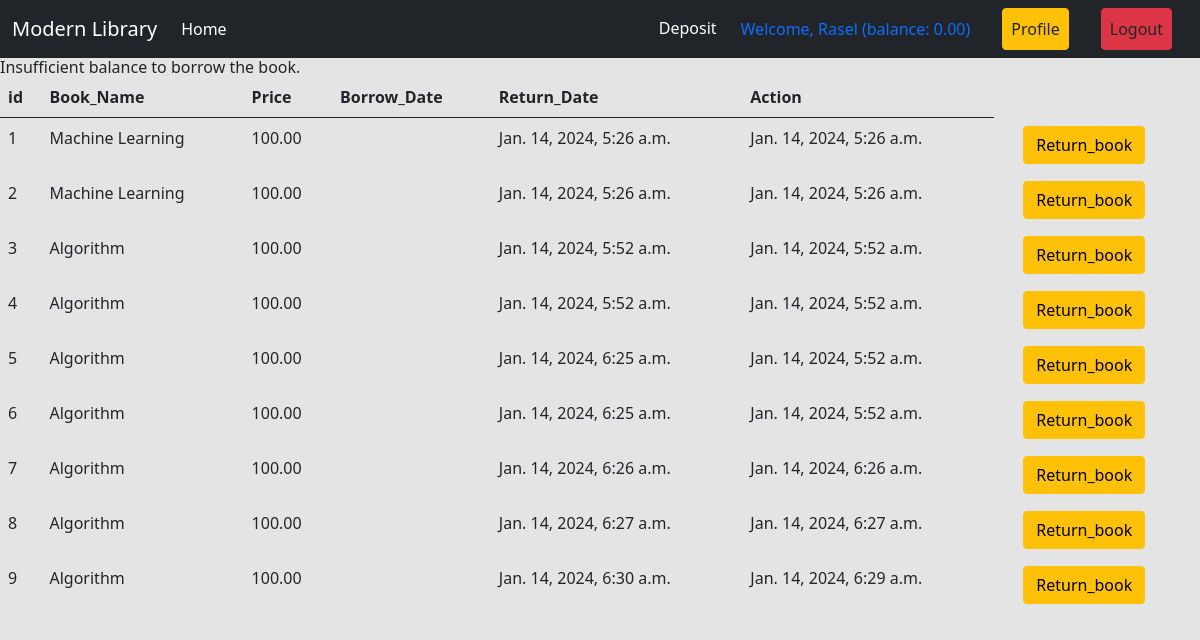
The app's page /books/borrow/1/ (signed in) with its own data.
### accounts/models.py (models this page shows, shortened)
class UserLibraryAccount(models.Model):
    user = models.OneToOneField(User, related_name='account', on_delete=models.CASCADE)
    account_type = models.CharField(max_length=10, choices=ACCOUNT_TYPE)
    account_no = models.IntegerField(unique=True) # account no duijon user er kokhono same hobe na
    birth_date = models.DateField(null=True, blank=True)
    gender = models.CharField(max_length=10, choices=GENDER_TYPE)
    initial_deposite_date = models.DateField(auto_now_add=True)
    balance = models.DecimalField(default=0, max_digits=12, decimal_places=2) # ekjon user 12 digit obdi taka rakhte parbe, dui doshomik ghor obdi rakhte parben 1000.50

### Books/models.py (models this page shows, shortened)
class BorrowingHistory(models.Model):
    user = models.ForeignKey(User, on_delete=models.CASCADE)
    book = models.ForeignKey(Book, on_delete=models.CASCADE)
    borrowing_date = models.DateTimeField(auto_now_add=True)
    returned_date = models.DateTimeField(default=timezone.now())
    returned_amount = models.DecimalField(default=0, max_digits=8, decimal_places=2)

class Book(models.Model):
    title = models.CharField(max_length=255)
    description = models.TextField(max_length=255)
    category = models.ForeignKey(Category, on_delete=models.CASCADE, blank=True, null=True)
    borrowing_price = models.DecimalField(default=0, max_digits=8, decimal_places=2)
    image = models.ImageField(upload_to='Books/media/uploads/', blank = True, null = True)

### Books/views.py (the view)
# urls.py: path('borrow/<int:id>/', views.BorrowBookView.as_view(), name='borrow'),
@method_decorator(login_required, name='dispatch')
class BorrowBookView(LoginRequiredMixin, DetailView):
    model = BorrowingHistory
    template_name = 'profile.html'
    context_object_name = 'borrow'
    def get(self, request, id, **kwargs):
        book = Book.objects.get(id=id)
        borrow = BorrowingHistory.objects.filter(user=request.user)
        if  self.request.user.account.balance >= book.borrowing_price:
            self.request.user.account.balance -= book.borrowing_price
            self.request.user.account.save()
            BorrowingHistory.objects.create(user=request.user, book=book)
            messages.success(request, 'successfully! borrowing the book')
        else:
            messages.error(request, 'Insufficient balance to borrow the book.')
        return render(request, 'accounts/profile.html', {'borrowing_history' : borrow})

### accounts/templates/accounts/profile.html
{% extends 'base.html' %}
{% block content %}
<table class="table caption-top">
    <thead>
      <tr>
        <th scope="col">id</th>
        <th scope="col">Book_Name</th>
        <th scope="col">Price</th>
        <th scope="col">Borrow_Date</th>
        <th scope="col">Return_Date</th>
        <th scope="col">Action</th>
      </tr>
    </thead>
    <tbody>
      {% for b in  borrowing_history %}
      <tr>
        <td>{{ b.id }}</td>
        <td>{{ b.book.title }}</td>
        <td>{{ b.book.borrowing_price }}</td>
        <td>{{ b.BorrowingHistory.returned_amount }}</td>
        <td>{{ b.borrowing_date }}</td>
        <td>{{ b.returned_date }}</td>
        <td>{{ b.book.action }}</td>
        <td action="{{ b.book.action }}">
            <a href="{% url 'return_book' id=b.id %}" class="btn btn-warning">Return_book</a>
        </td>
      </tr>
      {% endfor %}
    </tbody>
</table>
{% endblock %}

### templates/base.html (shortened to what this page needs)
<!DOCTYPE html>
<html lang="en">
  <head>
    <link
      href="https://cdn.jsdelivr.net/npm/bootstrap@5.0.2/dist/css/bootstrap.min.css"
      rel="stylesheet"
/>
    <link href="https://unpkg.com/tailwindcss@^1.0/dist/tailwind.min.css" rel="stylesheet">
  </head>
  <body style="background-color : #e4e4e4">
    <nav class="navbar navbar-expand-lg navbar-dark bg-dark">
      <div class="container-fluid">
        <a class="navbar-brand" href="#">Modern Library</a>
        <div class="collapse navbar-collapse" id="navbarSupportedContent">
          <ul class="navbar-nav me-auto mb-2 mb-lg-0">
            <li class="nav-item d-flex">
              <a class="nav-link active" aria-current="page" href="{% url 'homepage' %}">Home</a>
            </li>
          </ul>
          <div class="d-flex">
            <ul class="navbar-nav me-auto mb-2 mb-lg-0">
              {% if user.is_authenticated %}
              <a class="nav-link active" aria-current="page" href="{% url 'deposit_money' %}">Deposit</a>
              <div class="text-primary my-auto font-weight-bold px-3">Welcome, {{ request.user.first_name }} (balance: {{request.user.account.balance}})</div>
              <li class="nav-item mx-3">
                <a class="nav-link btn btn-warning text-dark" href="{% url 'profile' %}">Profile</a>
              </li>
              <li class="nav-item mx-3">
                <form method="post" action="{% url 'logout' %}">
                    <button class="nav-link btn btn-danger text-dark" type="submit">Logout</button>
                </form>
              </li>
              {% endif %}
            </ul>
          </div>
        </div>
      </div>
    </nav>
    {% for i in messages %}
    <div class="">
      <h3 class="text-{{i.tags}}">{{i}}</h3>
    </div>
    {% endfor %}
    {% block content %} {% endblock %}
  </body>
</html>

### records on screen
BorrowingHistory: id "1", book "Machine Learning", book.borrowing_price "100.00", borrowing_date "Jan. 14, 2024, 5:26 a.m.", returned_date "Jan. 14, 2024, 5:26 a.m."
BorrowingHistory: id "2", book "Machine Learning", book.borrowing_price "100.00", borrowing_date "Jan. 14, 2024, 5:26 a.m.", returned_date "Jan. 14, 2024, 5:26 a.m."
BorrowingHistory: id "3", book "Algorithm", book.borrowing_price "100.00", borrowing_date "Jan. 14, 2024, 5:52 a.m.", returned_date "Jan. 14, 2024, 5:52 a.m."
BorrowingHistory: id "4", book "Algorithm", book.borrowing_price "100.00", borrowing_date "Jan. 14, 2024, 5:52 a.m.", returned_date "Jan. 14, 2024, 5:52 a.m."
BorrowingHistory: id "5", book "Algorithm", book.borrowing_price "100.00", borrowing_date "Jan. 14, 2024, 6:25 a.m.", returned_date "Jan. 14, 2024, 5:52 a.m."
BorrowingHistory: id "6", book "Algorithm", book.borrowing_price "100.00", borrowing_date "Jan. 14, 2024, 6:25 a.m.", returned_date "Jan. 14, 2024, 5:52 a.m."
BorrowingHistory: id "7", book "Algorithm", book.borrowing_price "100.00", borrowing_date "Jan. 14, 2024, 6:26 a.m.", returned_date "Jan. 14, 2024, 6:26 a.m."
BorrowingHistory: id "8", book "Algorithm", book.borrowing_price "100.00", borrowing_date "Jan. 14, 2024, 6:27 a.m.", returned_date "Jan. 14, 2024, 6:27 a.m."
BorrowingHistory: id "9", book "Algorithm", book.borrowing_price "100.00", borrowing_date "Jan. 14, 2024, 6:30 a.m.", returned_date "Jan. 14, 2024, 6:29 a.m."

### other values on screen
{{ request.user.first_name }} "Rasel"
{{ request.user.account.balance }} "0.00"
{{ i }} "Insufficient balance to borrow the book."
